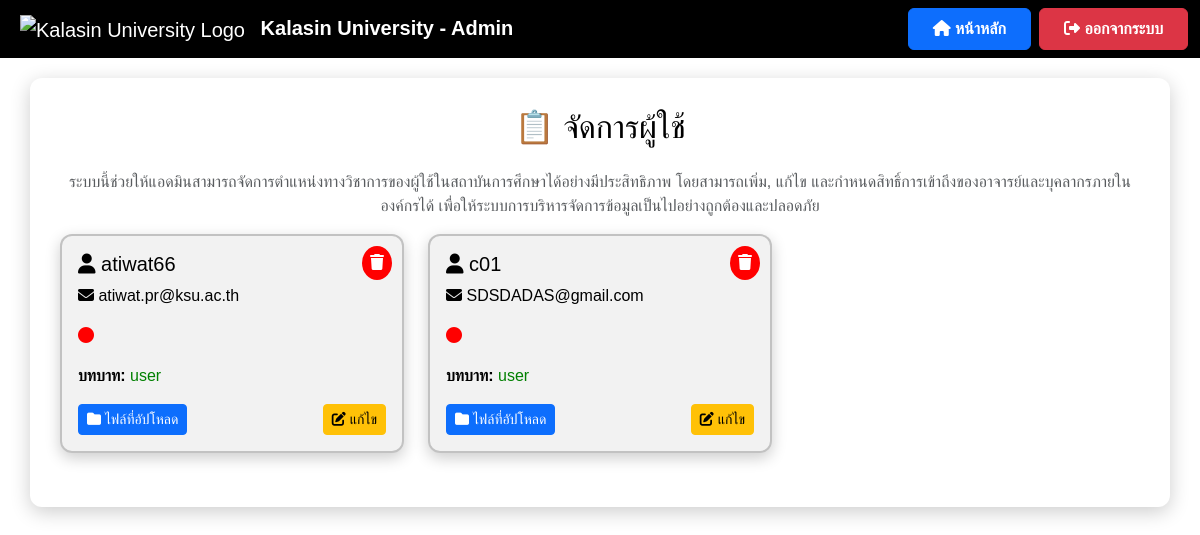
Page /manage_users_kana (signed in) on the earlier database version.
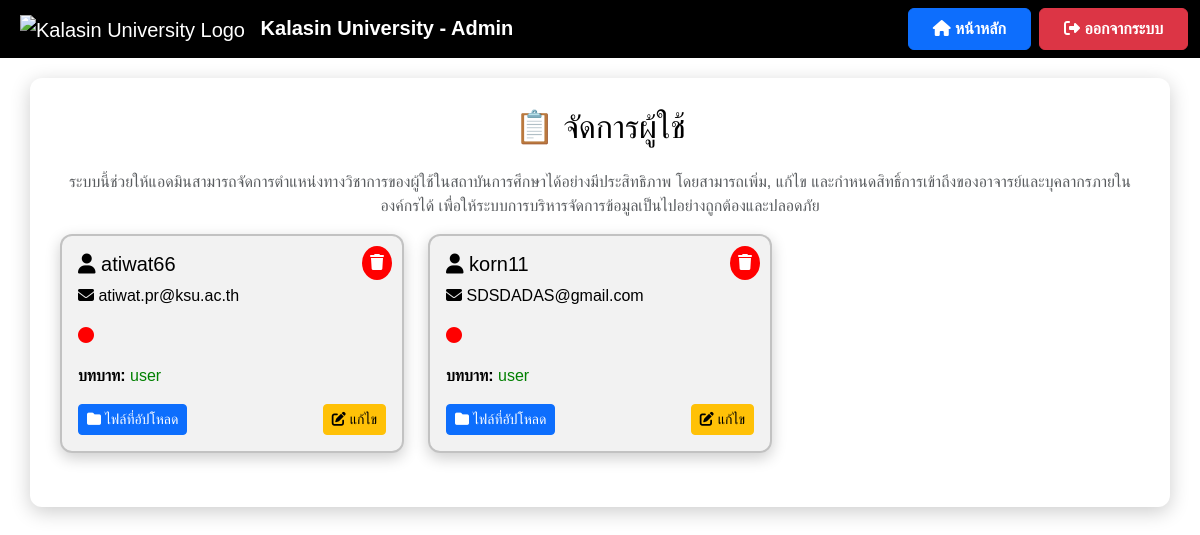
Same page on the later database version.
### models.py (models this page shows)
class User(db.Model):
    id = db.Column(db.Integer, primary_key=True)
    username = db.Column(db.String(100), nullable=False, unique=True)
    role = db.Column(db.String(50), nullable=False)  # เช่น admin, user
    document_requests = db.relationship('DocumentRequest', back_populates='user', lazy=True)

### app.py (the view)
@app.route('/manage_users_kana')
def manage_users_kana():
    if 'role' not in session or session['role'] not in ['admin', 'admin_university']:
        flash("❌ คุณไม่มีสิทธิ์เข้าถึงหน้านี้!", "danger")
        return redirect(url_for('admin_login'))  # Redirect to login page if not admin
    users = User.query.filter(~User.role.in_(['admin', 'admin_university'])).all()
    return render_template('manage_users_kana.html', users=users)

### templates/manage_users_kana.html (shortened to what this page needs)
<!DOCTYPE html>
<html lang="th">
<head>
    <link href="https://cdn.jsdelivr.net/npm/bootstrap@5.3.3/dist/css/bootstrap.min.css" rel="stylesheet">
    <link rel="stylesheet" href="https://cdnjs.cloudflare.com/ajax/libs/font-awesome/6.4.2/css/all.min.css">
</head>
<body>
    <nav class="navbar navbar-expand-lg navbar-dark">
        <div class="container-fluid">
            <a class="navbar-brand ms-2" href="{{ url_for('admin_dashboard') }}">
                <img src="https://upload.wikimedia.org/wikipedia/th/4/4e/Kalasin_University_Seal.svg"
                     alt="Kalasin University Logo"
                     style="height: 50px; margin-right: 10px;">
                <strong>Kalasin University - Admin</strong>
            </a>
            <div class="ms-auto d-flex">
                <a href="{{ url_for('admin_dashboard') }}" class="btn btn-primary fw-bold px-4 py-2 me-2">
                    <i class="fas fa-home"></i> หน้าหลัก
                </a>
                <a href="{{ url_for('logout') }}" class="btn btn-danger fw-bold px-4 py-2">
                    <i class="fas fa-sign-out-alt"></i> ออกจากระบบ
                </a>
            </div>
        </div>
    </nav>
    <div class="container container-custom">
        <h2 class="mb-4 text-center">📋 จัดการผู้ใช้</h2>
    <p class="text-center text-muted">
        ระบบนี้ช่วยให้แอดมินสามารถจัดการตำแหน่งทางวิชาการของผู้ใช้ในสถาบันการศึกษาได้อย่างมีประสิทธิภาพ
        โดยสามารถเพิ่ม, แก้ไข และกำหนดสิทธิ์การเข้าถึงของอาจารย์และบุคลากรภายในองค์กรได้
        เพื่อให้ระบบการบริหารจัดการข้อมูลเป็นไปอย่างถูกต้องและปลอดภัย
    </p>
        <div class="row">
            {% for user in users %}
            <div class="col-md-4 mb-4">
                <div class="user-card p-3">
                    <h5><i class="fas fa-user"></i> {{ user.username }}</h5>
                    <p><i class="fas fa-envelope"></i> {{ user.email }}</p>
                    <p><i class="fas fa-circle" style="color: {% if user.status == 'active' %}green{% else %}red{% endif %};"></i> {{ user.status }}</p>
                    <p><strong>บทบาท: </strong><span style="color: green;">{{ user.role }}</span></p>
                    <div class="d-flex justify-content-between mt-3">
                        <a href="{{ url_for('view_user', user_id=user.id) }}" class="btn btn-primary btn-sm">
                            <i class="fas fa-folder"></i> ไฟล์ที่อัปโหลด
                        </a>
                        <a href="{{ url_for('edit_user', user_id=user.id) }}" class="btn btn-warning btn-sm">
                            <i class="fas fa-edit"></i> แก้ไข
                        </a>
                        <button class="delete-btn" onclick="confirmDelete('{{ user.id }}', '{{ user.username }}')">
                            <i class="fas fa-trash"></i>
                        </button>
                    </div>
                </div>
            </div>
            {% endfor %}
        </div>
    </div>
</body>
</html>

Differences in the rows shown:
changed User "SDSDADAS@gmail.com": username "c01" → "korn11"
